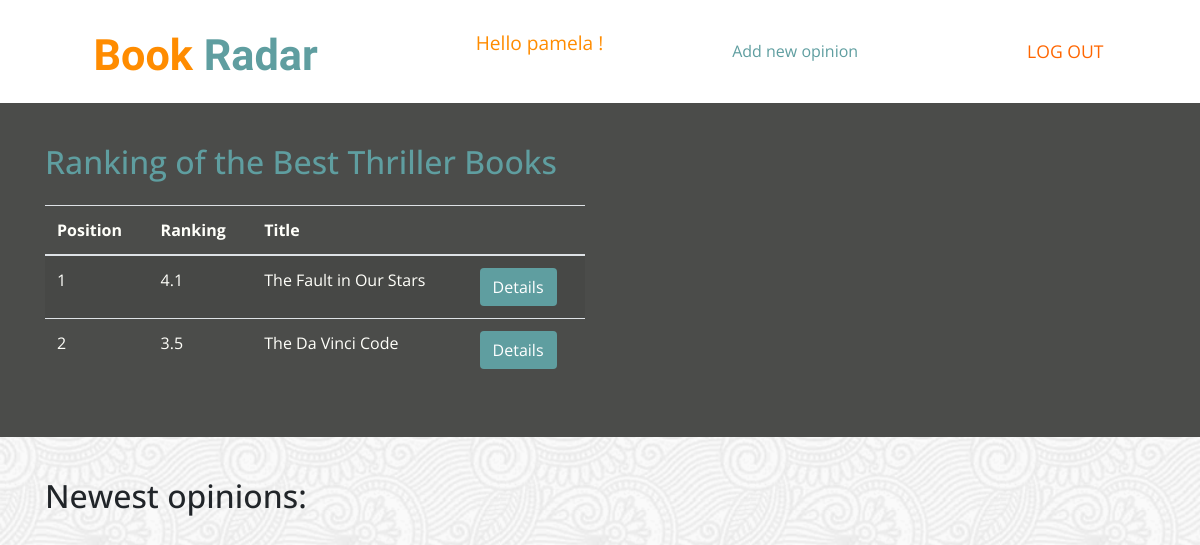
Page /type/2/ (signed in) on the committed database.
### BookRadar/models.py (models this page shows, shortened)
class Book(models.Model):
    title = models.CharField(max_length=64)
    author = models.CharField(max_length=64)
    publisher = models.CharField(max_length=64, null=True)
    year = models.IntegerField(null=True)
    ranking = models.DecimalField(max_digits=3, decimal_places=1, null=True)
    average_rating = models.DecimalField(max_digits=3, decimal_places=1, null=True, blank=True)
    type = models.IntegerField(choices=BOOK_TYPES, null=True)

### BookRadar/views.py (the view)
# urls.py: path('type/<int:book_type>/', views.BookTypeView.as_view(), name='type'),
class BookTypeView(LoginRequiredMixin, View):
    def get(self, request, *args, **kwargs):
        if request.user.is_authenticated:
            book_type = kwargs['book_type']
            books = Book.objects.filter(type=book_type).order_by('-ranking')
            type_name = dict(BOOK_TYPES).get(book_type)
            return render(request, 'book_type.html', {'books': books, 'type_name': type_name})
        else:
            return redirect('login')

### templates/book_type.html
{% extends 'index.html' %}
{% block content %}
    <section class="section-more padding-small">
        <div class="container">
            <h2 class="pb-3" style="color: cadetblue">Ranking of the Best {{ type_name }} Books</h2>
            <div class="row">
                <div class="col-md-6">
                    <table class="table table-striped">
                        <thead>
                            <tr>
                                <th>Position</th>
                                <th>Ranking</th>
                                <th>Title</th>
                                <th></th>
                            </tr>
                        </thead>
                        <tbody>
                            {% for book in books %}
                                <tr>
                                    <td>{{ forloop.counter }}</td>
                                    <td>{{ book.ranking }}</td>
                                    <td>{{ book.title }}</td>
                                    <td>
                                        <button class="btn" style="background-color: cadetblue">
                                            <a href="#" style="color: white">Details</a>
                                        </button>
                                    </td>
                                </tr>
                            {% endfor %}
                        </tbody>
                    </table>
                </div>
            </div>
        </div>
    </section>
    <section class=" padding-small">
        <div class="container">
            <h2> Newest opinions: </h2>
        </div>
    </section>
{% endblock %}

### templates/index.html (shortened to what this page needs)
{% load static %}
<!DOCTYPE html>
<html lang="en">
<head>
    <link rel="stylesheet" href="https://stackpath.bootstrapcdn.com/bootstrap/4.1.3/css/bootstrap.min.css"
>
    <link rel="stylesheet" href="{% static "css/style.css" %}">
</head>
<body>
    <header class="page-header" style="background-color: white">
        <nav class="navbar navbar-expand-lg justify-content-around">
            <a href="{% url 'index' %}" class="btn navbar-brand main-logo">
                <span style="color: darkorange;">Book</span> <span style="color: cadetblue">Radar</span>
            </a>
            {% if user.is_authenticated %}
                <p style="color: darkorange">Hello {{ user.username }} !</p>
                <a href="{% url 'add-opinion' %}" style="color: cadetblue">Add new opinion</a>
                <ul class="nav nounderline text-uppercase">
                    <li class="nav-item ml-4">
                        <a class="nav-link color-header" href="{% url 'logout' %}">log out</a>
                    </li>
                </ul>
            {% endif %}
        </nav>
    </header>
    {% block content %}{% endblock %}
</body>
</html>

### BookRadar/static/css/style.css (style rules this page uses)
:root { --link-color: #ff6600; --light-link-color: #fffffa; --background-color: #4b4c4a; --lighter-background-color: #5a615f; --lighter-text-color: #9fa292; --dark-text: #000000; --blue: #007bff; --yellow: #ffc107; --green: #1e7e34; font-size: 16px; }
* { margin: 0; padding: 0; box-sizing: border-box; }
html { min-height: 100%; }
body { font-family: "Open Sans", sans-serif; font-weight: 400; background: repeat url("/static/images/image.png"); }
p { font-size: 1.2rem; }
.color-header { color: var(--link-color); }
.nav-link.color-header { color: var(--link-color) !important; }
.padding-small { padding: 40px 0; }
.page-header { background: var(--background-color); }
.nav-link { color: var(--light-link-color)!important; font-size: 1.1rem; }
.main-logo { font-family: "Charmonman", cursive; display: inline-block; color: var(--light-link-color)!important; margin-top: 10px; font-size: 2.7rem; font-weight: 600; }
.main-logo span { color: var(--link-color); }
.section-more { background: var(--background-color); color: var(--light-link-color); }

### rows in the picture
Book: ranking "4.1", title "The Fault in Our Stars"
Book: ranking "3.5", title "The Da Vinci Code"

### other values in the picture
{{ user.username }} "pamela"
{{ type_name }} "Thriller"
